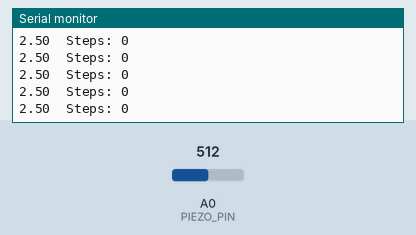
A sketch run on a simulated Arduino Uno, built with avr-gcc and run on an emulated ATmega328P. Parts: the last lines printed to the serial monitor. The test bench sets the inputs (shaded band); at power-on: A0 (PIEZO_PIN) = 512.

Above: at 1.2 s.
1.3 s: A0 (PIEZO_PIN) set to 716
At 2.2 s:
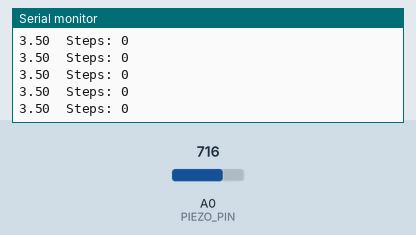
4.3 s: A0 (PIEZO_PIN) set to 900
At 5.4 s:
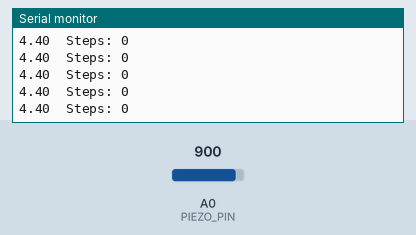
Timing chart, 0 to 7.3 s (numbered marks = the images above; inputs shaded):
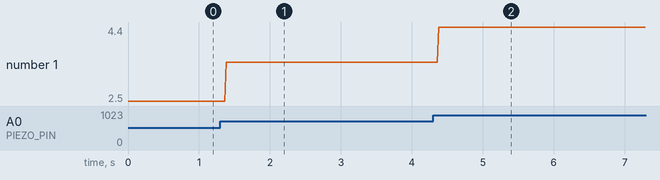

Measured:
- after the input at 1.3 s, the serial monitor: prints a new line after 0.08 s (image 1)
- after the input at 4.3 s, the serial monitor: prints a new line after 0.08 s (image 2)
- plotted number 1: 2.5 → 3.5 after the input at 1.3 s, 3.5 → 4.4 after the input at 4.3 s

The sketch:

piezo.ino
```cpp
const int PIEZO_PIN = A0; // Piezo output
int count = 0;

void setup()
{
  Serial.begin(9600);
}

void loop()
{
  // Read Piezo ADC value in, and convert it to a voltage
  int piezoADC = analogRead(PIEZO_PIN);
  float piezoV = piezoADC / 1023.0 * 5.0;
  if(piezoV >= 5.0)
  {
    count++;
    delay(1000);
  }
  Serial.print(piezoV);
  Serial.print("  Steps: ");
  Serial.println(count);
}
```
